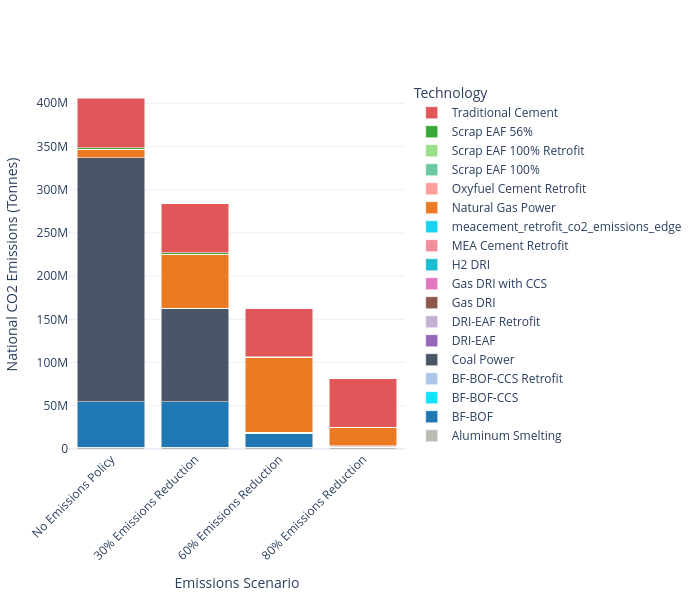

Write notebook code for a chart like this one.
### Code cell
plot_stacked_bar(
    df = co2_all_china_by_tech.T,
    scenario_map=scenario_map,
    name_map=tech_name_map,
    color_map=custom_color_map,
    title_name="",
    xaxis_name="Emissions Scenario",
    yaxis_name="National CO2 Emissions (Tonnes)",
    width=700)

### Figure 1 — Plotly figure (JSON) as saved in the notebook; plotly's stock layout.template omitted (floating-point values rounded to 4 significant figures)
{"data": [{"hovertemplate": "Technology=Aluminum Smelting<br>Emissions Scenario=%{x}<br>National CO2 Emissions (Tonnes)=%{y}<extra></extra>", "legendgroup": "Aluminum Smelting", "marker": {"color": "#bbbbb2", "pattern": {"shape": ""}}, "name": "Aluminum Smelting", "orientation": "v", "showlegend": true, "textposition": "auto", "type": "bar", "x": ["No Emissions Policy", "30% Emissions Reduction", "60% Emissions Reduction", "80% Emissions Reduction"], "xaxis": "x", "y": [2172000.0, 2172000.0, 2172000.0, 2172000.0], "yaxis": "y"}, {"hovertemplate": "Technology=BF-BOF<br>Emissions Scenario=%{x}<br>National CO2 Emissions (Tonnes)=%{y}<extra></extra>", "legendgroup": "BF-BOF", "marker": {"color": "#1f77b4", "pattern": {"shape": ""}}, "name": "BF-BOF", "orientation": "v", "showlegend": true, "textposition": "auto", "type": "bar", "x": ["No Emissions Policy", "30% Emissions Reduction", "60% Emissions Reduction", "80% Emissions Reduction"], "xaxis": "x", "y": [52520000.0, 52520000.0, 15960000.0, 32.22], "yaxis": "y"}, {"hovertemplate": "Technology=BF-BOF-CCS<br>Emissions Scenario=%{x}<br>National CO2 Emissions (Tonnes)=%{y}<extra></extra>", "legendgroup": "BF-BOF-CCS", "marker": {"color": "#0ee3ff", "pattern": {"shape": ""}}, "name": "BF-BOF-CCS", "orientation": "v", "showlegend": true, "textposition": "auto", "type": "bar", "x": ["No Emissions Policy", "30% Emissions Reduction", "60% Emissions Reduction", "80% Emissions Reduction"], "xaxis": "x", "y": [0.07628, 0.1151, 1.175, 0.4454], "yaxis": "y"}, {"hovertemplate": "Technology=BF-BOF-CCS Retrofit<br>Emissions Scenario=%{x}<br>National CO2 Emissions (Tonnes)=%{y}<extra></extra>", "legendgroup": "BF-BOF-CCS Retrofit", "marker": {"color": "#aec7e8", "pattern": {"shape": ""}}, "name": "BF-BOF-CCS Retrofit", "orientation": "v", "showlegend": true, "textposition": "auto", "type": "bar", "x": ["No Emissions Policy", "30% Emissions Reduction", "60% Emissions Reduction", "80% Emissions Reduction"], "xaxis": "x", "y": [0.2042, 0.323, 1.954, 0.5491], "yaxis": "y"}, {"hovertemplate": "Technology=Coal Power<br>Emissions Scenario=%{x}<br>National CO2 Emissions (Tonnes)=%{y}<extra></extra>", "legendgroup": "Coal Power", "marker": {"color": "#4a5568", "pattern": {"shape": ""}}, "name": "Coal Power", "orientation": "v", "showlegend": true, "textposition": "auto", "type": "bar", "x": ["No Emissions Policy", "30% Emissions Reduction", "60% Emissions Reduction", "80% Emissions Reduction"], "xaxis": "x", "y": [282100000.0, 108100000.0, 7112.0, 10030.0], "yaxis": "y"}, {"hovertemplate": "Technology=DRI-EAF<br>Emissions Scenario=%{x}<br>National CO2 Emissions (Tonnes)=%{y}<extra></extra>", "legendgroup": "DRI-EAF", "marker": {"color": "#9467bd", "pattern": {"shape": ""}}, "name": "DRI-EAF", "orientation": "v", "showlegend": true, "textposition": "auto", "type": "bar", "x": ["No Emissions Policy", "30% Emissions Reduction", "60% Emissions Reduction", "80% Emissions Reduction"], "xaxis": "x", "y": [7.557, 2.764, 760100.0, 1206000.0], "yaxis": "y"}, {"hovertemplate": "Technology=DRI-EAF Retrofit<br>Emissions Scenario=%{x}<br>National CO2 Emissions (Tonnes)=%{y}<extra></extra>", "legendgroup": "DRI-EAF Retrofit", "marker": {"color": "#c5b0d5", "pattern": {"shape": ""}}, "name": "DRI-EAF Retrofit", "orientation": "v", "showlegend": true, "textposition": "auto", "type": "bar", "x": ["No Emissions Policy", "30% Emissions Reduction", "60% Emissions Reduction", "80% Emissions Reduction"], "xaxis": "x", "y": [0.1112, 2.414, 311700.0, 311700.0], "yaxis": "y"}, {"hovertemplate": "Technology=Gas DRI<br>Emissions Scenario=%{x}<br>National CO2 Emissions (Tonnes)=%{y}<extra></extra>", "legendgroup": "Gas DRI", "marker": {"color": "#8c564b", "pattern": {"shape": ""}}, "name": "Gas DRI", "orientation": "v", "showlegend": true, "textposition": "auto", "type": "bar", "x": ["No Emissions Policy", "30% Emissions Reduction", "60% Emissions Reduction", "80% Emissions Reduction"], "xaxis": "x", "y": [14.47, 36.32, 42.74, 178.3], "yaxis": "y"}, {"hovertemplate": "Technology=Gas DRI with CCS<br>Emissions Scenario=%{x}<br>National CO2 Emissions (Tonnes)=%{y}<extra></extra>", "legendgroup": "Gas DRI with CCS", "marker": {"color": "#e377c2", "pattern": {"shape": ""}}, "name": "Gas DRI with CCS", "orientation": "v", "showlegend": true, "textposition": "auto", "type": "bar", "x": ["No Emissions Policy", "30% Emissions Reduction", "60% Emissions Reduction", "80% Emissions Reduction"], "xaxis": "x", "y": [0.05266, 0.2165, 0.2454, 0.3675], "yaxis": "y"}, {"hovertemplate": "Technology=H2 DRI<br>Emissions Scenario=%{x}<br>National CO2 Emissions (Tonnes)=%{y}<extra></extra>", "legendgroup": "H2 DRI", "marker": {"color": "#17becf", "pattern": {"shape": ""}}, "name": "H2 DRI", "orientation": "v", "showlegend": true, "textposition": "auto", "type": "bar", "x": ["No Emissions Policy", "30% Emissions Reduction", "60% Emissions Reduction", "80% Emissions Reduction"], "xaxis": "x", "y": [0.0, 0.0, 0.0, 0.0], "yaxis": "y"}, {"hovertemplate": "Technology=MEA Cement Retrofit<br>Emissions Scenario=%{x}<br>National CO2 Emissions (Tonnes)=%{y}<extra></extra>", "legendgroup": "MEA Cement Retrofit", "marker": {"color": "#f28e9b", "pattern": {"shape": ""}}, "name": "MEA Cement Retrofit", "orientation": "v", "showlegend": true, "textposition": "auto", "type": "bar", "x": ["No Emissions Policy", "30% Emissions Reduction", "60% Emissions Reduction", "80% Emissions Reduction"], "xaxis": "x", "y": [0.0, 0.0, 0.0, 0.0], "yaxis": "y"}, {"hovertemplate": "Technology=meacement_retrofit_co2_emissions_edge<br>Emissions Scenario=%{x}<br>National CO2 Emissions (Tonnes)=%{y}<extra></extra>", "legendgroup": "meacement_retrofit_co2_emissions_edge", "marker": {"color": "#19d3f3", "pattern": {"shape": ""}}, "name": "meacement_retrofit_co2_emissions_edge", "orientation": "v", "showlegend": true, "textposition": "auto", "type": "bar", "x": ["No Emissions Policy", "30% Emissions Reduction", "60% Emissions Reduction", "80% Emissions Reduction"], "xaxis": "x", "y": [2.374, 8.159, 2.551, 1.005], "yaxis": "y"}, {"hovertemplate": "Technology=Natural Gas Power<br>Emissions Scenario=%{x}<br>National CO2 Emissions (Tonnes)=%{y}<extra></extra>", "legendgroup": "Natural Gas Power", "marker": {"color": "#eb7a23", "pattern": {"shape": ""}}, "name": "Natural Gas Power", "orientation": "v", "showlegend": true, "textposition": "auto", "type": "bar", "x": ["No Emissions Policy", "30% Emissions Reduction", "60% Emissions Reduction", "80% Emissions Reduction"], "xaxis": "x", "y": [9750000.0, 62080000.0, 86760000.0, 21080000.0], "yaxis": "y"}, {"hovertemplate": "Technology=Oxyfuel Cement Retrofit<br>Emissions Scenario=%{x}<br>National CO2 Emissions (Tonnes)=%{y}<extra></extra>", "legendgroup": "Oxyfuel Cement Retrofit", "marker": {"color": "#ff9d9a", "pattern": {"shape": ""}}, "name": "Oxyfuel Cement Retrofit", "orientation": "v", "showlegend": true, "textposition": "auto", "type": "bar", "x": ["No Emissions Policy", "30% Emissions Reduction", "60% Emissions Reduction", "80% Emissions Reduction"], "xaxis": "x", "y": [0.3589, 0.6957, 61060.0, 61070.0], "yaxis": "y"}, {"hovertemplate": "Technology=Scrap EAF 100%<br>Emissions Scenario=%{x}<br>National CO2 Emissions (Tonnes)=%{y}<extra></extra>", "legendgroup": "Scrap EAF 100%", "marker": {"color": "#6acaa2", "pattern": {"shape": ""}}, "name": "Scrap EAF 100%", "orientation": "v", "showlegend": true, "textposition": "auto", "type": "bar", "x": ["No Emissions Policy", "30% Emissions Reduction", "60% Emissions Reduction", "80% Emissions Reduction"], "xaxis": "x", "y": [1.872, 0.8213, 455600.0, 534000.0], "yaxis": "y"}, {"hovertemplate": "Technology=Scrap EAF 100% Retrofit<br>Emissions Scenario=%{x}<br>National CO2 Emissions (Tonnes)=%{y}<extra></extra>", "legendgroup": "Scrap EAF 100% Retrofit", "marker": {"color": "#98df8a", "pattern": {"shape": ""}}, "name": "Scrap EAF 100% Retrofit", "orientation": "v", "showlegend": true, "textposition": "auto", "type": "bar", "x": ["No Emissions Policy", "30% Emissions Reduction", "60% Emissions Reduction", "80% Emissions Reduction"], "xaxis": "x", "y": [191200.0, 191200.0, 0.3629, 2.465], "yaxis": "y"}, {"hovertemplate": "Technology=Scrap EAF 56%<br>Emissions Scenario=%{x}<br>National CO2 Emissions (Tonnes)=%{y}<extra></extra>", "legendgroup": "Scrap EAF 56%", "marker": {"color": "#38a938", "pattern": {"shape": ""}}, "name": "Scrap EAF 56%", "orientation": "v", "showlegend": true, "textposition": "auto", "type": "bar", "x": ["No Emissions Policy", "30% Emissions Reduction", "60% Emissions Reduction", "80% Emissions Reduction"], "xaxis": "x", "y": [1830000.0, 1830000.0, 10.16, 12.04], "yaxis": "y"}, {"hovertemplate": "Technology=Traditional Cement<br>Emissions Scenario=%{x}<br>National CO2 Emissions (Tonnes)=%{y}<extra></extra>", "legendgroup": "Traditional Cement", "marker": {"color": "#e15759", "pattern": {"shape": ""}}, "name": "Traditional Cement", "orientation": "v", "showlegend": true, "textposition": "auto", "type": "bar", "x": ["No Emissions Policy", "30% Emissions Reduction", "60% Emissions Reduction", "80% Emissions Reduction"], "xaxis": "x", "y": [56990000.0, 56950000.0, 55730000.0, 55730000.0], "yaxis": "y"}], "layout": {"barmode": "stack", "height": 600, "legend": {"title": {"text": "Technology"}, "tracegroupgap": 0, "traceorder": "reversed"}, "margin": {"b": 80, "l": 60, "r": 60, "t": 80}, "width": 700, "xaxis": {"anchor": "y", "domain": [0, 1], "tickangle": -45, "title": {"text": "Emissions Scenario"}}, "yaxis": {"anchor": "x", "domain": [0, 1], "title": {"text": "National CO2 Emissions (Tonnes)"}}}}
